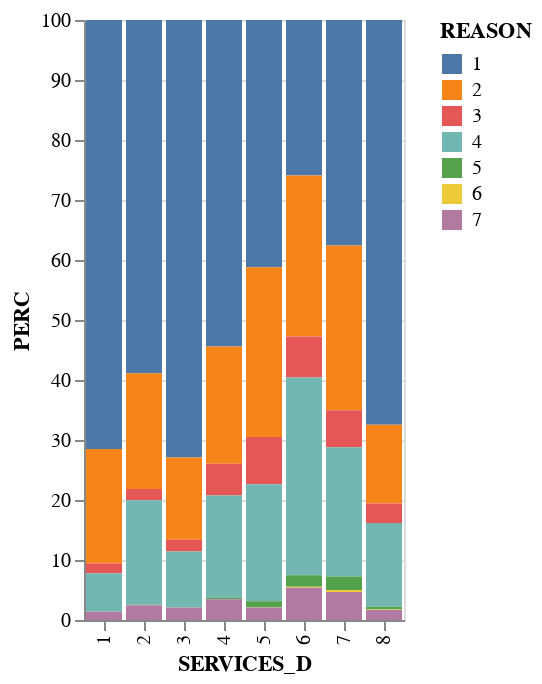

Notebook cell for this chart:
### Markdown cell above
### Treatment Type @ Discharge

### Code cell
df4 = df.copy()
completion_df = df4.groupby(['SERVICES_D','REASON']).size().reset_index()
completion_df = completion_df.rename(columns={0:'COUNT'})
completion_df['PERC'] = 100 * completion_df['COUNT'] / completion_df.groupby(['SERVICES_D'])['COUNT'].transform('sum')

bar = alt.Chart(completion_df).mark_bar().encode(
    x='SERVICES_D:N',
    y='PERC',
    color='REASON:N',
#    order=alt.Order('PERC', sort='ascending')
)

bar

### Figure 1 — Vega-Lite specification as saved in the notebook (floating-point values rounded to 4 significant figures)
{"config": {"view": {"continuousWidth": 400, "continuousHeight": 300}}, "data": {"name": "data-07c8c9d5cb3571eae33649bfc3b087bf"}, "mark": "bar", "encoding": {"color": {"field": "REASON", "type": "nominal"}, "x": {"field": "SERVICES_D", "type": "nominal"}, "y": {"field": "PERC", "type": "quantitative"}}, "$schema": "https://vega.github.io/schema/vega-lite/v4.17.0.json", "datasets": {"data-07c8c9d5cb3571eae33649bfc3b087bf": [{"SERVICES_D": 1, "REASON": 1, "COUNT": 31060, "PERC": 71.49}, {"SERVICES_D": 1, "REASON": 2, "COUNT": 8287, "PERC": 19.07}, {"SERVICES_D": 1, "REASON": 3, "COUNT": 716, "PERC": 1.648}, {"SERVICES_D": 1, "REASON": 4, "COUNT": 2767, "PERC": 6.369}, {"SERVICES_D": 1, "REASON": 5, "COUNT": 14, "PERC": 0.03222}, {"SERVICES_D": 1, "REASON": 6, "COUNT": 1, "PERC": 0.002302}, {"SERVICES_D": 1, "REASON": 7, "COUNT": 601, "PERC": 1.383}, {"SERVICES_D": 2, "REASON": 1, "COUNT": 141478, "PERC": 58.87}, {"SERVICES_D": 2, "REASON": 2, "COUNT": 46343, "PERC": 19.29}, {"SERVICES_D": 2, "REASON": 3, "COUNT": 4552, "PERC": 1.894}, {"SERVICES_D": 2, "REASON": 4, "COUNT": 41773, "PERC": 17.38}, {"SERVICES_D": 2, "REASON": 5, "COUNT": 177, "PERC": 0.07366}, {"SERVICES_D": 2, "REASON": 6, "COUNT": 35, "PERC": 0.01456}, {"SERVICES_D": 2, "REASON": 7, "COUNT": 5945, "PERC": 2.474}, {"SERVICES_D": 3, "REASON": 1, "COUNT": 3093, "PERC": 72.9}, {"SERVICES_D": 3, "REASON": 2, "COUNT": 583, "PERC": 13.74}, {"SERVICES_D": 3, "REASON": 3, "COUNT": 83, "PERC": 1.956}, {"SERVICES_D": 3, "REASON": 4, "COUNT": 394, "PERC": 9.286}, {"SERVICES_D": 3, "REASON": 5, "COUNT": 1, "PERC": 0.02357}, {"SERVICES_D": 3, "REASON": 6, "COUNT": 1, "PERC": 0.02357}, {"SERVICES_D": 3, "REASON": 7, "COUNT": 88, "PERC": 2.074}, {"SERVICES_D": 4, "REASON": 1, "COUNT": 97796, "PERC": 54.41}, {"SERVICES_D": 4, "REASON": 2, "COUNT": 35158, "PERC": 19.56}, {"SERVICES_D": 4, "REASON": 3, "COUNT": 9493, "PERC": 5.282}, {"SERVICES_D": 4, "REASON": 4, "COUNT": 30651, "PERC": 17.05}, {"SERVICES_D": 4, "REASON": 5, "COUNT": 387, "PERC": 0.2153}, {"SERVICES_D": 4, "REASON": 6, "COUNT": 33, "PERC": 0.01836}, {"SERVICES_D": 4, "REASON": 7, "COUNT": 6219, "PERC": 3.46}, {"SERVICES_D": 5, "REASON": 1, "COUNT": 50073, "PERC": 41.22}, {"SERVICES_D": 5, "REASON": 2, "COUNT": 34354, "PERC": 28.28}, {"SERVICES_D": 5, "REASON": 3, "COUNT": 9557, "PERC": 7.868}, {"SERVICES_D": 5, "REASON": 4, "COUNT": 23712, "PERC": 19.52}, {"SERVICES_D": 5, "REASON": 5, "COUNT": 1175, "PERC": 0.9673}, {"SERVICES_D": 5, "REASON": 6, "COUNT": 61, "PERC": 0.05022}, {"SERVICES_D": 5, "REASON": 7, "COUNT": 2538, "PERC": 2.089}, {"SERVICES_D": 6, "REASON": 1, "COUNT": 61084, "PERC": 25.91}, {"SERVICES_D": 6, "REASON": 2, "COUNT": 63257, "PERC": 26.83}, {"SERVICES_D": 6, "REASON": 3, "COUNT": 16109, "PERC": 6.832}, {"SERVICES_D": 6, "REASON": 4, "COUNT": 77785, "PERC": 32.99}, {"SERVICES_D": 6, "REASON": 5, "COUNT": 4432, "PERC": 1.88}, {"SERVICES_D": 6, "REASON": 6, "COUNT": 461, "PERC": 0.1955}, {"SERVICES_D": 6, "REASON": 7, "COUNT": 12643, "PERC": 5.362}, {"SERVICES_D": 7, "REASON": 1, "COUNT": 332393, "PERC": 37.59}, {"SERVICES_D": 7, "REASON": 2, "COUNT": 242889, "PERC": 27.47}, {"SERVICES_D": 7, "REASON": 3, "COUNT": 54314, "PERC": 6.142}, {"SERVICES_D": 7, "REASON": 4, "COUNT": 190569, "PERC": 21.55}, {"SERVICES_D": 7, "REASON": 5, "COUNT": 19755, "PERC": 2.234}, {"SERVICES_D": 7, "REASON": 6, "COUNT": 2974, "PERC": 0.3363}, {"SERVICES_D": 7, "REASON": 7, "COUNT": 41372, "PERC": 4.679}, {"SERVICES_D": 8, "REASON": 1, "COUNT": 8952, "PERC": 67.48}, {"SERVICES_D": 8, "REASON": 2, "COUNT": 1739, "PERC": 13.11}, {"SERVICES_D": 8, "REASON": 3, "COUNT": 430, "PERC": 3.241}, {"SERVICES_D": 8, "REASON": 4, "COUNT": 1852, "PERC": 13.96}, {"SERVICES_D": 8, "REASON": 5, "COUNT": 64, "PERC": 0.4824}, {"SERVICES_D": 8, "REASON": 6, "COUNT": 10, "PERC": 0.07537}, {"SERVICES_D": 8, "REASON": 7, "COUNT": 220, "PERC": 1.658}]}}
